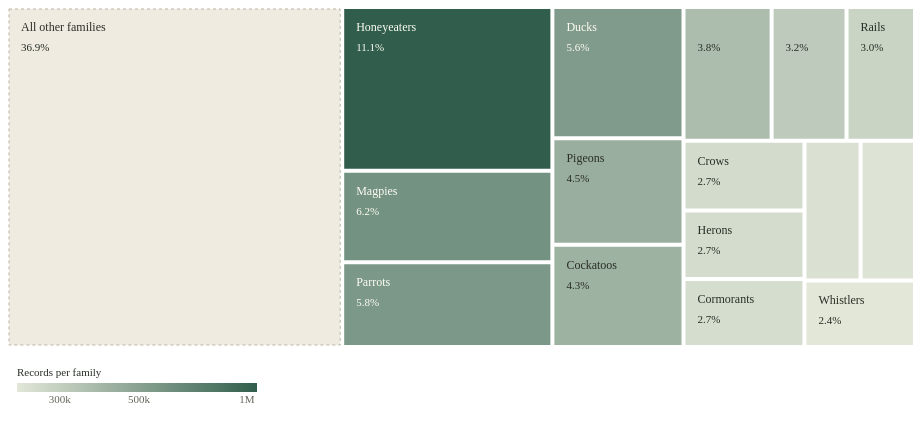

Write a Vega-Lite specification for this figure.
### Vega specification from a JSON file in a GitHub repository (floating-point values rounded to 4 significant figures)
{"$schema": "https://vega.github.io/schema/vega/v5.json", "width": 904, "height": 380, "padding": 8, "background": "transparent", "autosize": {"type": "pad", "contains": "padding"}, "config": {"text": {"font": "Bricolage Grotesque", "fill": "#292e27"}, "axis": {"labelFont": "Bricolage Grotesque", "titleFont": "Bricolage Grotesque", "labelFontSize": 12, "titleFontSize": 12, "titleFontWeight": 500, "labelColor": "#60665c", "titleColor": "#292e27", "domain": false, "ticks": false, "gridColor": "#e0dccf", "gridOpacity": 0.75, "labelPadding": 8, "titlePadding": 14}, "legend": {"labelFont": "Bricolage Grotesque", "titleFont": "Bricolage Grotesque", "labelFontSize": 11, "titleFontSize": 11, "titleFontWeight": 500, "labelColor": "#60665c", "titleColor": "#292e27", "gradientThickness": 9, "gradientLength": 130, "padding": 8}}, "description": "Treemap of the fifteen most-recorded bird families and the remainder. Rectangle area and colour lightness both encode records, not species richness.", "data": [{"name": "tree", "values": [{"id": "root", "parent": null, "count": 0}, {"family": "Meliphagidae", "count": 1066833, "share": 0.1114, "id": "Meliphagidae", "parent": "root", "rank": 0, "other": false, "label": "Honeyeaters", "longLabel": "Honeyeaters", "onDark": true}, {"family": "Artamidae", "count": 596815, "share": 0.06232, "id": "Artamidae", "parent": "root", "rank": 1, "other": false, "label": "Magpies", "longLabel": "Magpies, butcherbirds & woodswallows", "onDark": true}, {"family": "Psittacidae", "count": 552970, "share": 0.05775, "id": "Psittacidae", "parent": "root", "rank": 2, "other": false, "label": "Parrots", "longLabel": "Parrots & lorikeets", "onDark": true}, {"family": "Anatidae", "count": 534124, "share": 0.05578, "id": "Anatidae", "parent": "root", "rank": 3, "other": false, "label": "Ducks", "longLabel": "Ducks, geese & swans", "onDark": true}, {"family": "Columbidae", "count": 432714, "share": 0.04519, "id": "Columbidae", "parent": "root", "rank": 4, "other": false, "label": "Pigeons", "longLabel": "Pigeons & doves", "onDark": false}, {"family": "Cacatuidae", "count": 416144, "share": 0.04346, "id": "Cacatuidae", "parent": "root", "rank": 5, "other": false, "label": "Cockatoos", "longLabel": "Cockatoos", "onDark": false}, {"family": "Acanthizidae", "count": 365561, "share": 0.03818, "id": "Acanthizidae", "parent": "root", "rank": 6, "other": false, "label": "Thornbills", "longLabel": "Thornbills & allies", "onDark": false}, {"family": "Rhipiduridae", "count": 310853, "share": 0.03246, "id": "Rhipiduridae", "parent": "root", "rank": 7, "other": false, "label": "Fantails", "longLabel": "Fantails", "onDark": false}, {"family": "Rallidae", "count": 284060, "share": 0.02966, "id": "Rallidae", "parent": "root", "rank": 8, "other": false, "label": "Rails", "longLabel": "Rails, crakes & coots", "onDark": false}, {"family": "Corvidae", "count": 261354, "share": 0.02729, "id": "Corvidae", "parent": "root", "rank": 9, "other": false, "label": "Crows", "longLabel": "Crows & ravens", "onDark": false}, {"family": "Ardeidae", "count": 257181, "share": 0.02686, "id": "Ardeidae", "parent": "root", "rank": 10, "other": false, "label": "Herons", "longLabel": "Herons, egrets & bitterns", "onDark": false}, {"family": "Phalacrocoracidae", "count": 255215, "share": 0.02665, "id": "Phalacrocoracidae", "parent": "root", "rank": 11, "other": false, "label": "Cormorants", "longLabel": "Cormorants", "onDark": false}, {"family": "Monarchidae", "count": 243154, "share": 0.02539, "id": "Monarchidae", "parent": "root", "rank": 12, "other": false, "label": "Monarchs", "longLabel": "Monarch flycatchers", "onDark": false}, {"family": "Accipitridae", "count": 235806, "share": 0.02462, "id": "Accipitridae", "parent": "root", "rank": 13, "other": false, "label": "Hawks", "longLabel": "Hawks, eagles & kites", "onDark": false}, {"family": "Pachycephalidae", "count": 228058, "share": 0.02382, "id": "Pachycephalidae", "parent": "root", "rank": 14, "other": false, "label": "Whistlers", "longLabel": "Whistlers & allies", "onDark": false}, {"family": "Other families / unassigned", "count": 3535080, "share": 0.3692, "id": "Other families / unassigned", "parent": "root", "rank": 15, "other": true, "label": "All other families", "longLabel": "All other families and unassigned records", "onDark": false}], "transform": [{"type": "stratify", "key": "id", "parentKey": "parent"}, {"type": "treemap", "field": "count", "sort": {"field": "value", "order": "descending"}, "method": "squarify", "ratio": 1.35, "size": [904, 336], "paddingInner": 4}]}, {"name": "leaves", "source": "tree", "transform": [{"type": "filter", "expr": "datum.depth===1"}]}], "scales": [{"name": "fill", "type": "log", "domain": [228058, 1066833], "range": ["#e2e7d8", "#315e4c"]}], "marks": [{"type": "rect", "from": {"data": "leaves"}, "encode": {"enter": {"x": {"field": "x0"}, "x2": {"field": "x1"}, "y": {"field": "y0"}, "y2": {"field": "y1"}, "fill": {"signal": "datum.other?'#efebe0':scale('fill',datum.count)"}, "stroke": {"signal": "datum.other?'#b9b4a4':null"}, "strokeDash": {"value": [3, 3]}, "tooltip": {"signal": "{'Family':datum.longLabel,'Scientific family':datum.family,'Records':format(datum.count,','),'Share':format(datum.share,'.1%')}"}}, "update": {"strokeWidth": {"value": 1}}, "hover": {"strokeWidth": {"value": 2}}}}, {"type": "text", "from": {"data": "leaves"}, "encode": {"enter": {"x": {"signal": "datum.x0+12"}, "y": {"signal": "datum.y0+22"}, "text": {"field": "label"}, "fill": {"signal": "datum.onDark?'#fffdf5':'#292e27'"}, "fontSize": {"value": 12}, "fontWeight": {"value": 500}, "limit": {"signal": "datum.x1-datum.x0-20"}, "opacity": {"signal": "datum.x1-datum.x0 > length(datum.label)*6.959999999999999+22 && datum.y1-datum.y0>42?1:0"}}}}, {"type": "text", "from": {"data": "leaves"}, "encode": {"enter": {"x": {"signal": "datum.x0+12"}, "y": {"signal": "datum.y0+42"}, "text": {"signal": "format(datum.share,'.1%')"}, "fill": {"signal": "datum.onDark?'#fffdf5':'#292e27'"}, "fontSize": {"value": 11}, "opacity": {"signal": "datum.x1-datum.x0>58 && datum.y1-datum.y0>48?1:0"}}}}], "legends": [{"fill": "fill", "type": "gradient", "direction": "horizontal", "orient": "none", "legendX": 0, "legendY": 350, "title": "Records per family", "titleLimit": 904, "values": [300000, 500000, 1000000], "format": ".1~s", "gradientLength": 240, "gradientThickness": 9}]}
